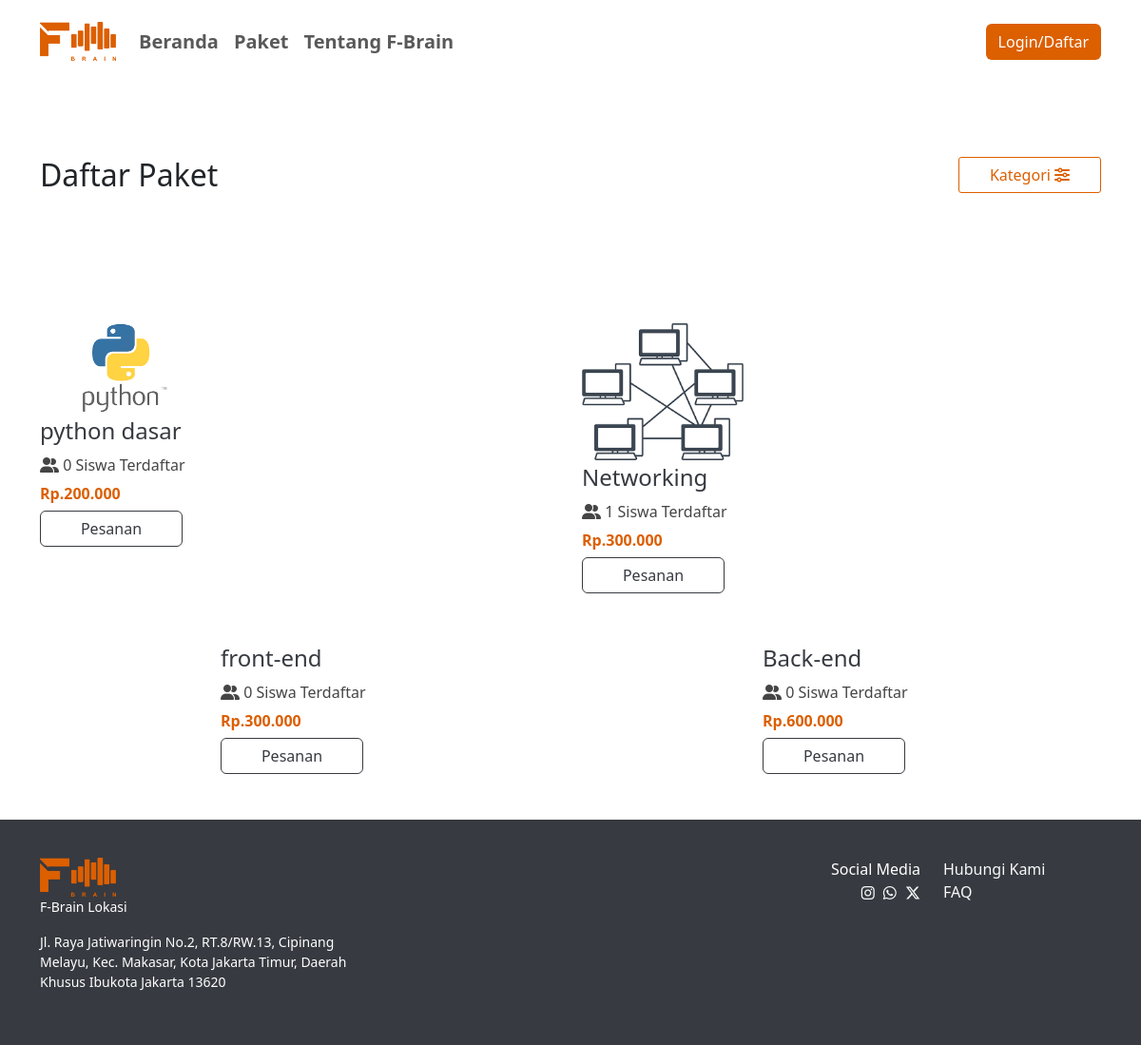
Screenshot of /paket/daftarPaket with the database file from the repository.
### tables this page shows
CREATE TABLE `tb_paket` (
  `id` int(11) NOT NULL,
  `judul_paket` varchar(100) NOT NULL,
  `gambar` varchar(100) NOT NULL,
  `deskripsi_judul` text NOT NULL,
  `terdaftar` int(11) NOT NULL,
  `rating` int(11) NOT NULL,
  `main_deskripsi` text NOT NULL,
  `id_tutor` int(11) NOT NULL,
  `harga` int(11) NOT NULL
);

### application/controllers/paket.php (called while the page is built, shortened)
<?php
class Paket extends CI_Controller
{
    public $id_siswa;
    public $nama_panggilan;
    public $email;
    public function __construct()
    {
        $this->id_siswa = $this->session->userdata('id_siswa');
        $this->nama_panggilan = $this->session->userdata('nama_pengguna');
        $this->email = $this->session->userdata('email');
    }
    public function daftarPaket($id_kategori = null)
    {
        if ($this->id_siswa) {
            if ($id_kategori == null) {
                $data = [
                    'nama' => $this->nama_panggilan,
                    'email' => $this->email,
                    'data_siswa' => $this->ModelSiswa->getDataSiswa($this->id_siswa),
                    'paket' => $this->ModelPaket->getPaketAll($this->id_siswa),
                    'kelas' => $this->ModelKelas->getDataKelas($this->id_siswa),
                    'kategori' => $this->db->get('tb_kategori')->result(),
                ];
                $data['judul'] = 'Daftar Paket';
                $this->load->view('halaman/member/header', $data);
            } else {
                $data = [
                    'nama' => $this->nama_panggilan,
                    'email' => $this->email,
                    'data_siswa' => $this->ModelSiswa->getDataSiswa($this->id_siswa),
                    'paket' => $this->ModelPaket->getPaketAll($this->id_siswa, $id_kategori),
                    'kelas' => $this->ModelKelas->getDataKelas($this->id_siswa),
                    'kategori' => $this->db->get('tb_kategori')->result(),
                ];
                $judul = $this->db->get_where('tb_kategori', ['id' => $id_kategori])->row_array();
                $data['judul'] = 'Filter by: ' . $judul['judul_kategori'];
                $this->load->view('halaman/member/header', $data);
            }
        } else {
            if ($id_kategori == null) {
                $data = [
                    'nama' => $this->nama_panggilan,
                    'paket' => $this->ModelPaket->getPaketAll(),
                    'kategori' => $this->db->get('tb_kategori')->result(),
                ];
                $data['judul'] = 'Daftar Paket';
            }
            $this->load->view('halaman/member/header_before', $data);
        }
        $this->load->view('halaman/daftarPaket', $data);
        $this->load->view('halaman/member/footer', $data);
    }
}

### index.php (called while the page is built, shortened)
<?php
require_once BASEPATH.'core/CodeIgniter.php';

### application/models/ModelPaket.php (called while the page is built, shortened)
<?php
class ModelPaket extends CI_Model
{
    public function getPaketAll($id_siswa = null, $id_kategori = null)
    {
        if ($id_siswa != null) {
            $this->db->select('tb_paket.*, tb_transaksi.id AS transaksi_id');
            $this->db->from('tb_paket');
            $this->db->join('tb_transaksi', 'tb_transaksi.id_paket = tb_paket.id AND tb_transaksi.id_siswa = ' . ($id_siswa ? $id_siswa : 'NULL'), 'left');
        } else {
            $this->db->select('*')->from('tb_paket');
        }
        $query = $this->db->get();
        $paket = $query->result();
        $data = [];
        foreach ($paket as $p) {
            $p_array = [
                'id' => $p->id,
                'judul_paket' => $p->judul_paket,
                'harga' => $p->harga,
                'terdaftar' => $p->terdaftar,
                'main_deskripsi' => $p->main_deskripsi,
                'gambar' => $p->gambar,
                'id_tutor' => $p->id_tutor,
            ];
            array_push($data, $p_array);
        }
        return $data;
    }
}

### application/views/halaman/daftarPaket.php (the view, shortened to what this page needs)
<div class="container" style="padding-top: 30px; padding-bottom: 30px;">
    <br><br>
    <div class="row">
        <div class="col">
            <h2><?= $judul ?></h2>
        </div>
        <div class="col">
            <div class="dropdown text-end">
                <button class="btn btn-kustom" type="button" data-bs-toggle="dropdown" aria-expanded="false">
                    Kategori
                    <i class="fa-solid fa-sliders"></i>
                </button>
            </div>
        </div>
    </div>
</div>
<div class="container mt-5">
    <div class="row">
        <?php foreach ($paket as $p) : ?>
            <div class="col-md-6" style="margin-top: 50px;">
                <div class="row align-items-center">
                    <div class="col">
                        <img src="<?= base_url('/assets/img/') . $p['gambar'] ?>" alt="" style="width: 170px; border-radius: 5px;">
                    </div>
                    <div class="col-md-8">
                        <a href="<?= base_url('paket/info_kelas/') . $p['id'] ?>" class="link-underline link-underline-opacity-0">
                            <p style="font-size: 24px; color: #373A40;"><?= $p['judul_paket'] ?></p>
                        </a>
                        <p style="color: #454545; margin-top: -10px;">
                            <i class="fa-solid fa-user-group"></i> <?= $p['terdaftar'] ?> Siswa Terdaftar
                        </p>
                        <p style="color: #DC5F00; margin-top: -10px; font-weight: bold;">Rp.<?= number_format($p['harga'], 0, ',', '.'); ?></p>
                        <?php if (isset($p['status'])) : ?>
                            <?php if ($p['status'] == 1) : ?>
                                <a href="<?= base_url('paket/pesanan/') ?>" class="btn btn-custom" style="margin-top: -10px;">Sudah Dipesan</a>
                            <?php else : ?>
                                <a href="<?= base_url('paket/pembayaran/' . $p['id']) ?>" class="btn btn-custom" style="margin-top: -10px;">Pesanan</a>
                            <?php endif; ?>
                        <?php else : ?>
                            <a href="<?= base_url('paket/pembayaran/' . $p['id']) ?>" class="btn btn-custom" style="margin-top: -10px;">Pesanan</a>
                        <?php endif; ?>
                    </div>
                </div>
            </div>
        <?php endforeach; ?>
    </div>
    <br><br>
</div>

### application/views/halaman/member/header_before.php (shortened to what this page needs)
<!DOCTYPE html>
<html lang="en">
<head>
    <link href="https://cdn.jsdelivr.net/npm/bootstrap@5.3.3/dist/css/bootstrap.min.css" rel="stylesheet">
    <link rel="stylesheet" href="<?= base_url(); ?>/assets/css/style.css">
</head>
<body>
    <nav class="navbar sticky-top navbar-expand-lg navbar-light" style="background-color: #FFFFFF;">
        <div class="container">
            <a class="navbar-brand" href="<?= base_url() ?>"><img src="<?= base_url() ?>assets/img/logo.png" width="80px" alt="" style="padding: 10px 0px 10px 0px;"></a>
            <div class="collapse navbar-collapse" id="navbarNav" style="font-size: 20px; font-weight: bold; color: #373A40;">
                <ul class="navbar-nav me-auto">
                    <li class="nav-item">
                        <a class="nav-link" aria-current="page" href="<?= base_url(); ?>">Beranda</a>
                    </li>
                    <li class="nav-item">
                        <a class="nav-link" href="<?= base_url('paket/daftarPaket'); ?>">Paket</a>
                    </li>
                    <li class="nav-item">
                        <a class="nav-link" aria-current="page" href="<?= base_url('beranda/tentangKami'); ?>">Tentang F-Brain</a>
                    </li>
                </ul>
                <ul class="navbar-nav">
                    <li class="nav-item">
                        <a href="<?= base_url('auth/login') ?>" class="btn" style="background-color: #DC5F00; color: #ffffff;">Login/Daftar</a>
                    </li>
                </ul>
            </div>
        </div>
    </nav>

### application/views/halaman/member/footer.php (shortened to what this page needs)
<div style="background-color: #373A40;">
    <div class="container" style="padding-top: 40px; padding-bottom: 40px;">
        <div class="row">
            <div class="col-md-4">
                <img src="<?= base_url() ?>/assets/img/logo.png" alt="" width="80px">
                <div style="color: white; font-size: 14px;">
                    <p>F-Brain Lokasi</p>
                    <p>Jl. Raya Jatiwaringin No.2, RT.8/RW.13, Cipinang Melayu, Kec. Makasar, Kota Jakarta Timur, Daerah Khusus Ibukota Jakarta 13620</p>
                </div>
            </div>
            <div class="col-md-6 text-end" style="color: white;">
                <p>Social Media</p>
                <div style="margin-top: -15px;">
                    <a href="www.instagram.com" class="link-light link-offset-2 link-offset-3-hover link-underline link-underline-opacity-0 link-underline-opacity-75-hover" style="padding-left: 5px;"><i class="fa-brands fa-instagram"></i></a>
                    <a href="www.whatsapp.com" class="link-light link-offset-2 link-offset-3-hover link-underline link-underline-opacity-0 link-underline-opacity-75-hover" style="padding-left: 5px;"><i class="fa-brands fa-whatsapp"></i></a>
                    <a href="www.x.com" class="link-light link-offset-2 link-offset-3-hover link-underline link-underline-opacity-0 link-underline-opacity-75-hover" style="padding-left: 5px;"><i class="fa-brands fa-x-twitter"></i></a>
                </div>
            </div>
            <div class="col" style="color: white;">
                <a href="" class="link-light link-offset-2 link-offset-3-hover link-underline link-underline-opacity-0 link-underline-opacity-75-hover">Hubungi Kami</a>
                <br>
                <a href="" class="link-light link-offset-2 link-offset-3-hover link-underline link-underline-opacity-0 link-underline-opacity-75-hover">FAQ</a>
            </div>
        </div>
    </div>
</div>
</html>

### application/views/halaman/daftarPaket.php (style rules this page uses)
.btn-custom { color: #373A40; border: 1px solid #373A40; width: 150px; }
.btn-kustom { border-radius: 3px; color: #DC5F00; border: 1px solid #DC5F00; width: 150px; }

### rows the page displays
tb_paket: gambar (picture), judul_paket "python dasar", terdaftar "0", harga "200.000"
tb_paket: gambar (picture), judul_paket "Networking", terdaftar "1", harga "300.000"
tb_paket: judul_paket "front-end", terdaftar "0", harga "300.000"
tb_paket: judul_paket "Back-end", terdaftar "0", harga "600.000"

### other values shown
$judul "Daftar Paket"
